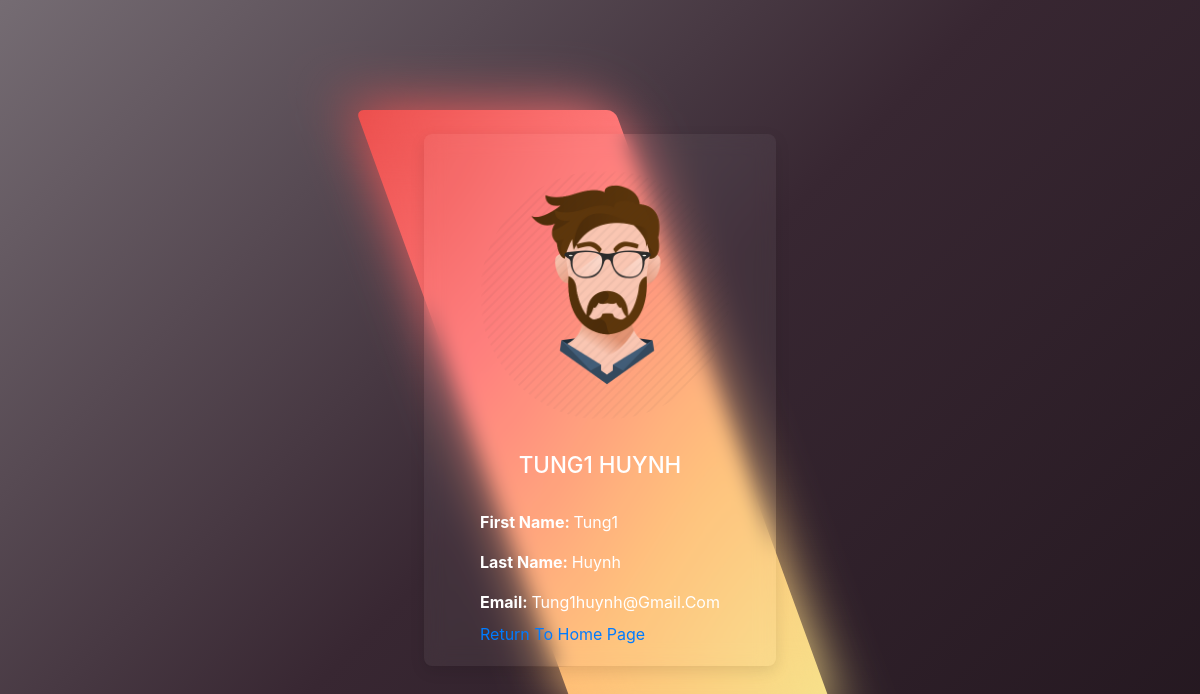
The page /user-info.php (signed in) on the database its author committed.
### tables this page shows
CREATE TABLE `user` (
  `user_id` int(50) NOT NULL,
  `first_name` varchar(100) NOT NULL,
  `last_name` varchar(100) NOT NULL,
  `user_email` varchar(200) NOT NULL,
  `user_password` varchar(200) NOT NULL,
  `profile_image` varchar(255) DEFAULT NULL,
  `register_date` datetime DEFAULT NULL
);

### Database/DBController.php (called while the page is built, shortened)
<?php
class DBController
{
    protected $host = 'localhost';
    protected $user = 'root';
    protected $password = '';
    protected $database = 'laptop-store';
    public function __construct()
    {
        $this->con = mysqli_connect($this->host, $this->user, $this->password, $this->database);
    }
}

### register-helper.php (called while the page is built, shortened)
<?php
function get_user_info($con, $user_id)
{
    $query = "SELECT first_name, last_name, user_email, profile_image FROM user WHERE user_id=?";
    try{
        $init_statement_getInfo = $con->stmt_init();
    } catch (ErrorException $er) {
        print "Error: ". $er->getMessage();
    }
    $init_statement_getInfo->prepare($query);
    $init_statement_getInfo->bind_param('i', $user_id);
    $init_statement_getInfo->execute();
    $result = mysqli_stmt_get_result($init_statement_getInfo);
    $row = mysqli_fetch_array($result);
    return empty($row) ? false : $row;
}

### user-info.php (the view, shortened to what this page needs)
<!DOCTYPE html>
<html lang="en">
<head>
    <link rel="stylesheet" href="https://stackpath.bootstrapcdn.com/bootstrap/4.4.1/css/bootstrap.min.css"
>
    <link rel="stylesheet" href="css/custom_style.css">
    <?php
    require('functions.php');
    ?>
</head>
<body>
<?php
require('register-helper.php');
$user = array();
if (isset($_SESSION['user_id'])) {
    $user = get_user_info($db->con, $_SESSION['user_id']);
}
?>
<main id="main-area">
    <section id="user-info-site">
        <div class="container">
            <div class="box">
                <div class="content">
                    <div class="update-profile-image pl-3 py-3">
                        <img class="img rounded-circle" style="width: 250px; height: 250px;"
                             src="<?php echo $user['profile_image'] ?? 'assets/avatar/demo-avatar.png'; ?>" alt="avatar">
                    </div>
                    <h4 class="font-rubik py-3 text-center">
                        <?php if (isset($user['first_name'])) {
                            printf('%s %s', $user['first_name'], $user['last_name']);
                        } ?>
                    </h4>
                    <div class="user-info px-3">
                        <ul class="font-ubuntu navbar-nav">
                            <li id="first-name" class="nav-link"><b>First Name: </b><span><?php echo $user['first_name'] ?? ''; ?>
                </span>
                            </li>
                        </ul>
                        <ul class="font-ubuntu navbar-nav">
                            <li id="last-name" class="nav-link"><b>Last Name: </b><span><?php echo $user['last_name'] ?? ''; ?>
                </span>
                            </li>
                        </ul>
                        <ul class="font-ubuntu navbar-nav">
                            <li id="email" class="nav-link"><b>Email: </b><span><?php echo $user['user_email'] ?? ''; ?>
                </span>
                            </li>
                            <li>
                                <a class="return-home" href="index.php">Return to Home Page</a>
                            </li>
                        </ul>
                    </div>
                </div>
            </div>
        </div>
    </section>
    <?php
    include('registration_footer.php');
    ?>

### css/custom_style.css (style rules this page uses)
* { margin: 0; padding: 0; box-sizing: border-box; font-family: var(--font-ubuntu); }
body { display: flex; justify-content: center; align-items: center; min-height: 100vh; background: linear-gradient(135deg, #756C73, #382732, #23171F); }
.container { display: flex; justify-content: center; align-items: center; flex-wrap: wrap; padding: 40px 0; }
.container .box { position: relative; width: 370px; height: 480px; display: flex; justify-content: center; align-items: center; margin: 40px 30px; transition: 0.5s; }
.container .box::before { content: ''; position: absolute; top: -50px; left: 50px; width: 70%; height: 125%; background: #fff; border-radius: 8px; transform: skewX(20deg); transition: 0.5s; }
.container .box::after { content: ''; position: absolute; top: -50px; left: 50px; width: 70%; height: 125%; background: #fff; border-radius: 8px; transform: skewX(20deg); transition: 0.5s; filter: blur(1.8rem); }
.container .box:nth-child(1):before, .container .box:nth-child(1):after { background: linear-gradient(315deg, #f6e58d, #ffbe76, #ff7979, #eb4d4b) }
.container .box .content { position: relative; left: 0; padding: 20px 40px; background: rgba(255, 255, 255, .05); box-shadow: 0 5px 15px rgba(0,0,0,0.1); border-radius: 8px; backdrop-filter: blur(10px); z-index: 1; transition: 0.5s; color: #fff; }
.container .box .content h4 { font-size: 1.4em; text-transform: uppercase; }
.container .box .content .return-home, .container .box .content #last-name, .container .box .content #first-name, .container .box .content #email { text-transform: capitalize; }

### rows shown on the page
user: profile_image (picture), first_name "TUNG1", last_name "HUYNH", first_name "Tung1", last_name "Huynh", user_email "Tung1huynh@gmail.com"
